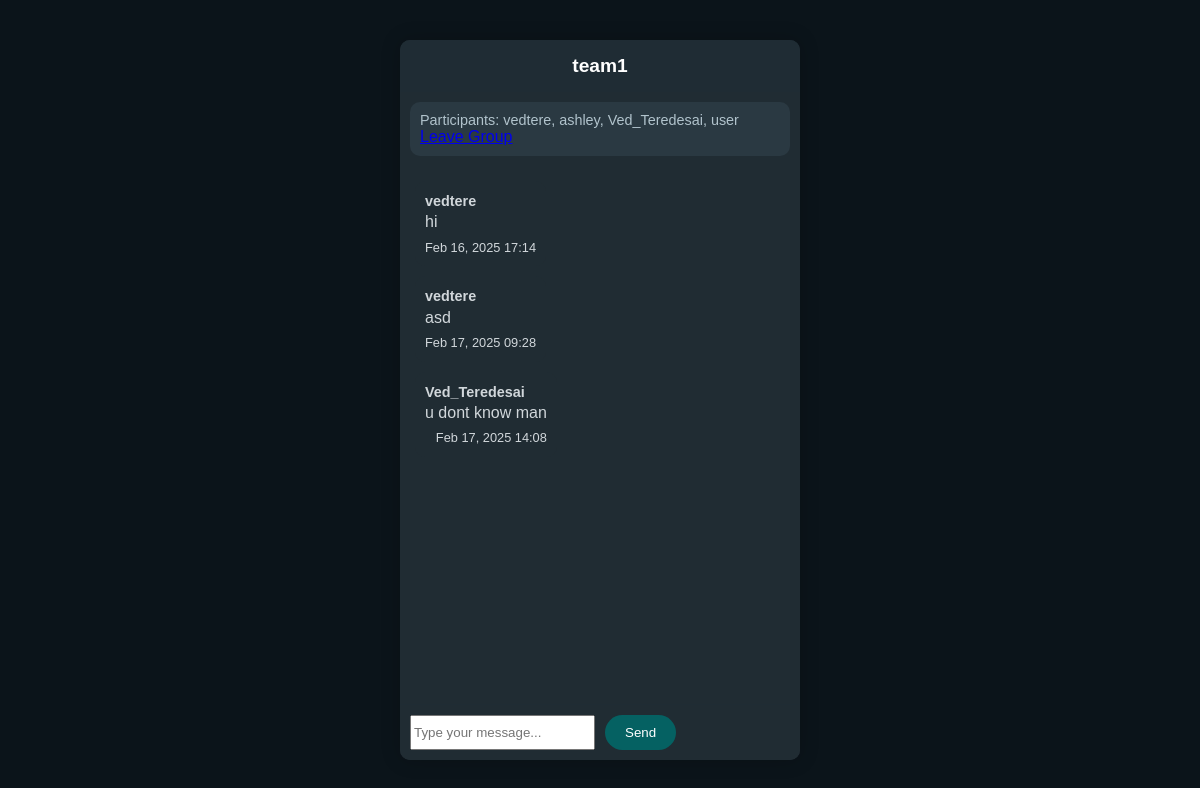
The page /dashboard/chat/group/7/ (signed in) on the database its author committed.
### UserApp/models.py (models this page shows, shortened)
class ChatRoom(models.Model):
    name = models.CharField(max_length=255, blank=True, null=True)
    participants = models.ManyToManyField(User, related_name='chat_rooms')
    created_at = models.DateTimeField(auto_now_add=True)
    is_group = models.BooleanField(default=False)
    created_by = models.ForeignKey(User, on_delete=models.SET_NULL, null=True, related_name='created_groups')

class Message(models.Model):
    room = models.ForeignKey(ChatRoom, on_delete=models.CASCADE, related_name='messages')
    sender = models.ForeignKey(User, on_delete=models.CASCADE, related_name='sent_messages')
    receiver = models.ForeignKey(User, on_delete=models.CASCADE, related_name='received_messages', null=True, blank=True)
    content = models.TextField()
    timestamp = models.DateTimeField(default=timezone.now)
    is_read = models.BooleanField(default=False)

### UserApp/views.py (the view)
# urls.py: path('dashboard/chat/group/<int:group_id>/', views.group_chat, name='group_chat'),
@login_required
def group_chat(request, group_id):
    chat_room = get_object_or_404(ChatRoom, id=group_id)
    messages = chat_room.messages.all()  # Use 'messages' because 'related_name' is set as 'messages'
    if request.method == 'POST':
        form = MessageForm(request.POST)
        if form.is_valid():
            message = form.save(commit=False)
            message.sender = request.user  # Set the sender to the logged-in user
            message.room = chat_room       # Link the message to the correct chat room
            message.receiver = None        # For group chat, no specific receiver, set to None
            message.save()
            return redirect('group_chat', group_id=group_id)  # Redirect back to the same chat room
    else:
        form = MessageForm()
    return render(request, 'chat/group_chat.html', {
        'chat_room': chat_room,
        'messages': messages,
        'form': form
    })

### UserApp/forms.py
class MessageForm(forms.ModelForm):
    content = forms.CharField(
        widget=forms.TextInput(attrs={
            'class': 'message-input',
            'placeholder': 'Type your message...',
            'autocomplete': 'off'
        })
    )
    class Meta:
        model = Message
        fields = ['content']

### UserApp/templates/chat/group_chat.html (shortened to what this page needs)
<!DOCTYPE html>
<html>
<head>
</head>
<body>
    <div class="chat-container">
        <div class="chat-header">
            {{ chat_room.name }}
        </div>
        <div class="group-info">
            <div class="participants-list">
                Participants: {{ chat_room.participants.all|join:", " }}
            </div>
            <div class="group-actions">
                <a href="{% url 'leave_group' chat_room.id %}" class="btn btn-sm btn-danger"
                   onclick="return confirm('Are you sure you want to leave this group?')">Leave Group</a>
            </div>
        </div>
        <div class="messages" id="messages">
            {% for message in messages %}
                <div class="message {% if message.sender == user %}sent{% else %}received{% endif %}">
                    <div class="message-sender">{{ message.sender.username }}</div>
                    <div class="message-content">{{ message.content }}</div>
                    <div class="message-time">{{ message.timestamp|date:"M d, Y H:i" }}</div>
                </div>
            {% endfor %}
        </div>
        <form method="post" class="message-form">
            {{ form.content }}
            <button type="submit" class="send-button">Send</button>
        </form>
    </div>
</body>
</html>

### UserApp/templates/chat/group_chat.html (style rules this page uses)
body { font-family: 'Arial', sans-serif; background-color: #0b141a; margin: 0; padding: 0; color: white; display: flex; justify-content: center; align-items: center; height: 100vh; }
.chat-container { width: 400px; max-width: 100%; height: 90vh; background-color: #202c33; border-radius: 10px; overflow: hidden; display: flex; flex-direction: column; box-shadow: 0 0 20px rgba(0, 0, 0, 0.2); }
.chat-header { background-color: #1f2c34; padding: 15px; text-align: center; font-size: 1.2em; font-weight: bold; }
.group-info { background-color: #2a3942; padding: 10px; border-radius: 10px; margin: 10px; color: #b1c3cc; }
.participants-list { font-size: 0.9em; }
.messages { flex: 1; padding: 15px; overflow-y: auto; display: flex; flex-direction: column; gap: 10px; }
.message { max-width: 75%; padding: 10px; border-radius: 10px; font-size: 1em; line-height: 1.4; word-wrap: break-word; }
.received { background-color: #202c33; align-self: flex-start; color: #d1d7db; }
.message-sender { font-weight: bold; font-size: 0.9em; }
.message-time { font-size: 0.8em; text-align: right; margin-top: 5px; }
.message-form { display: flex; padding: 10px; border-top: 1px solid #1f2c34; background-color: #202c33; }
.send-button { padding: 10px 20px; border: none; border-radius: 20px; margin-left: 10px; background-color: #056162; color: white; cursor: pointer; }

### rows shown on the page
ChatRoom: name "team1", participants.all "vedtere, ashley, Ved_Teredesai, user"
Message: sender.username "vedtere", content "hi", timestamp "Feb 16, 2025 17:14"
Message: sender.username "vedtere", content "asd", timestamp "Feb 17, 2025 09:28"
Message: sender.username "Ved_Teredesai", content "u dont know man", timestamp "Feb 17, 2025 14:08"
